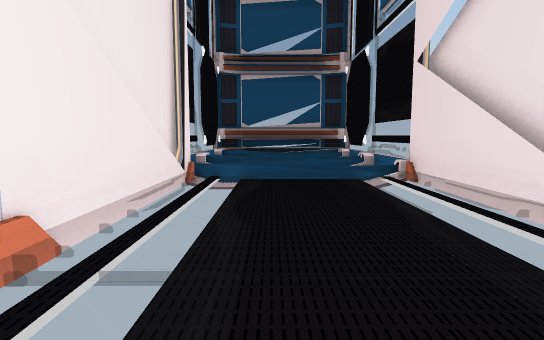
[1] (above)

18 first-person views from a walk through a 3-D level made in the Unity game engine. The camera is 1.5 m above the floor, tilts 6° down and sees 80° across. The floor is counted in squares, 2 m on a side. Each view is taken from the middle of a square. On the plan, view 1 faces up. The plan holds only what a view shows up to about 11 squares ahead; the rest is blank. The place goes on beyond the plan. The player is left out.

[2]
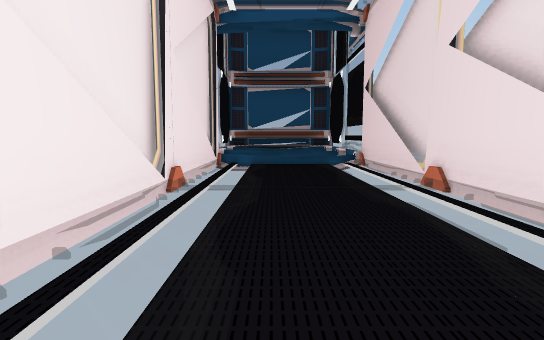

[3]
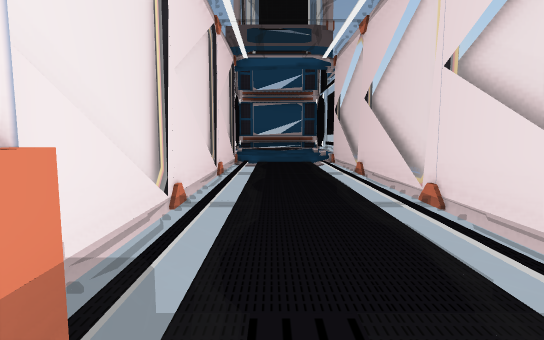

[4]
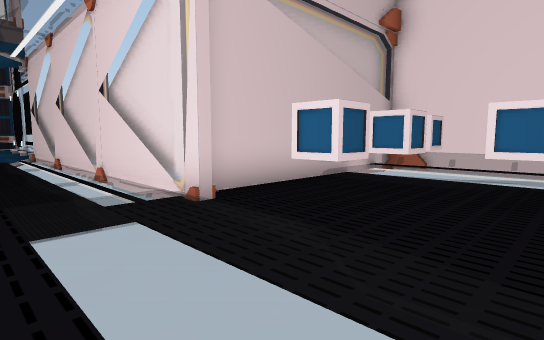

[5]
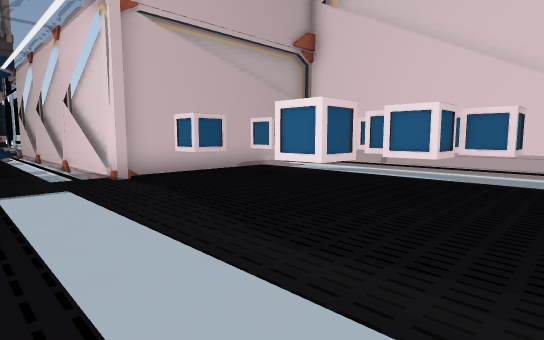

[6]
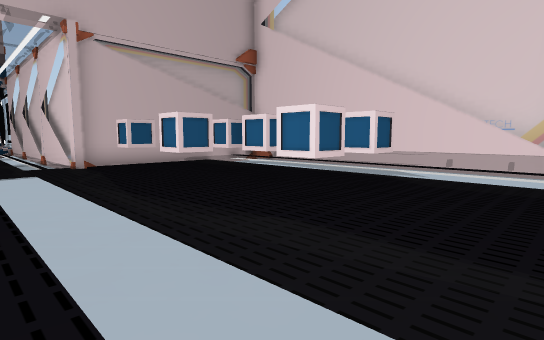

[7]
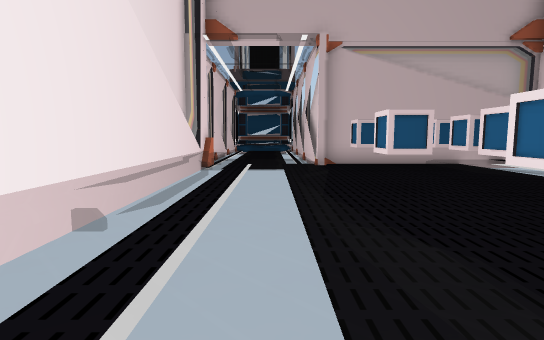

[8]
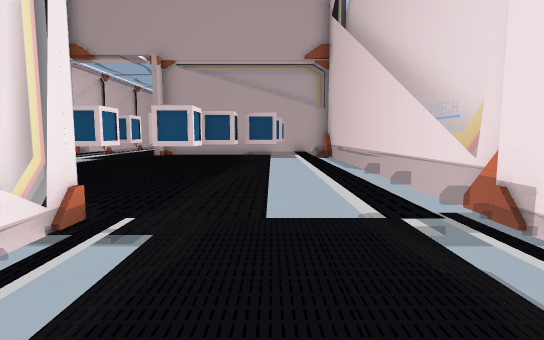

[9]
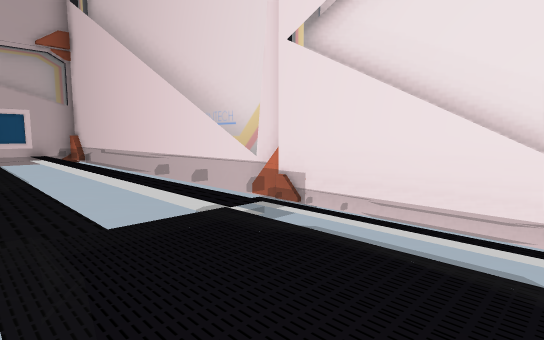

[10]
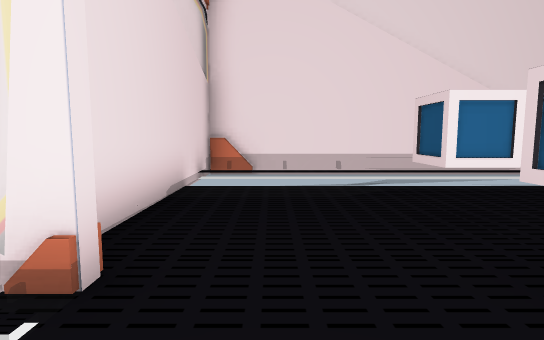

[11]
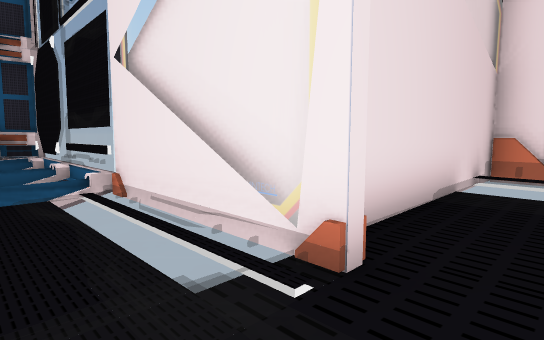

[12]
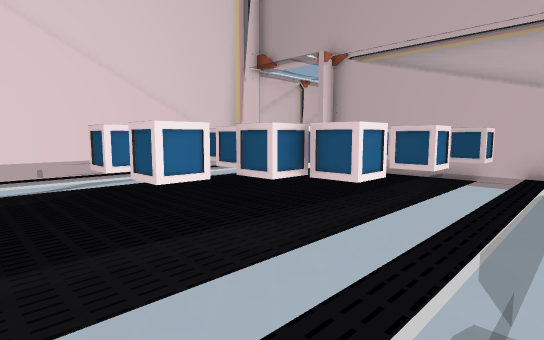

[13]
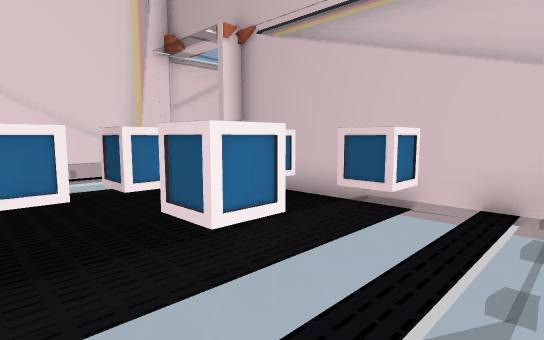

[14]
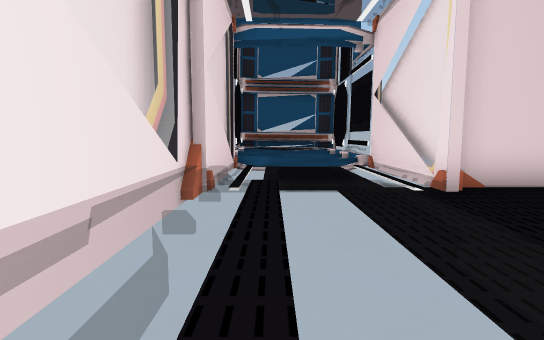

[15]
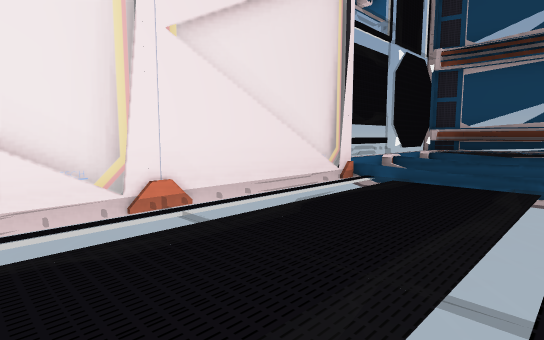

[16]
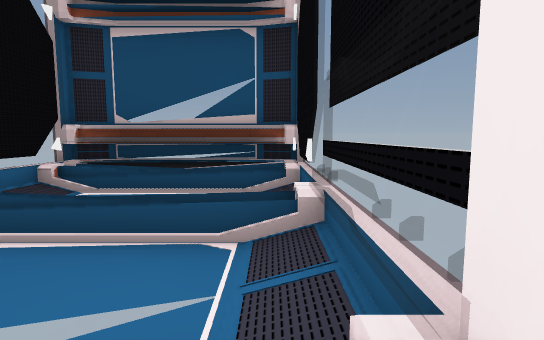

[17]
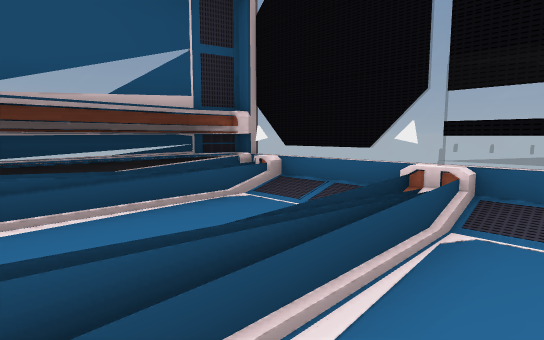

[18]
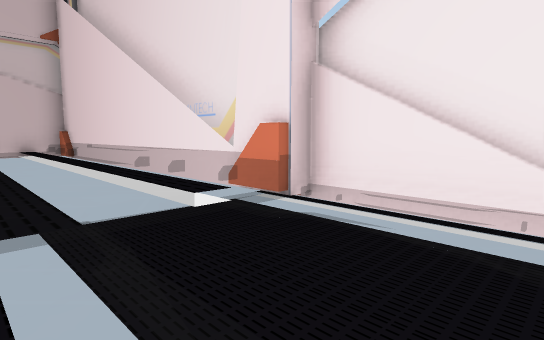

### Floor plan
Key: @ floor where view 1 was taken; # wall or solid block; . main floor; - floor 0.25 m lower than the main floor; _ floor 0.5 m lower than the main floor; : floor 0.75 m higher than the main floor; < floor 0.75 m lower than the main floor; / step, stairs or slope; = window, fence, low wall or low ledge; O other object.
Columns run from 2 left of view 1 to 10 right of it. Each row starts with its distance up from view 1.
 11 ######
 10 =<<<==
  9 =<<<<=
  8 ======
  7 =<<<<#
  6 =/<#/=
  5 =____#
  4 =____#
  3 =____=
  2 =____=
  1 =____#
  0 =_@__#
 -1 =____=
 -2 =____#
 -3 =____#
 -4 =____#
 -5 =___=#=#####
 -6 ##..=/  ...##
 -7   ...-- .O./=
 -8 #=...O-O.../=
 -9 #=...--O-O.#
-10 #=...----#=#
-11  =..-O-O-O.:=
-12  =..----O.. =
-13  =..--OO-../=
-14  =...---.../=
-15  =...---.../=
-16  #...---...##
-17  ######=.-.#
-18        #.-.#
-19        #.-.=
-20        =###=
-21         ##==
-22           #=

Where each view was taken, in squares from view 1:
view 1: 0 up, 0 right, facing up
view 2: 3 down, 0 right, facing up
view 3: 7 down, 0 right, facing up
view 4: 10 down, 0 right, facing up-right
view 5: 13 down, 0 right, facing up-right
view 6: 16 down, 0 right, facing up-right
view 7: 16 down, 1 right, facing up
view 8: 19 down, 7 right, facing up
view 9: 19 down, 6 right, facing up-right
view 10: 15 down, 7 right, facing left
view 11: 15 down, 7 right, facing down-left
view 12: 15 down, 9 right, facing up-left
view 13: 11 down, 9 right, facing up-left
view 14: 11 down, 8 right, facing down
view 15: 0 up, 2 right, facing up-left
view 16: 5 up, 2 right, facing up
view 17: 7 up, 1 left, facing up-right
view 18: 3 down, 2 right, facing down-left
